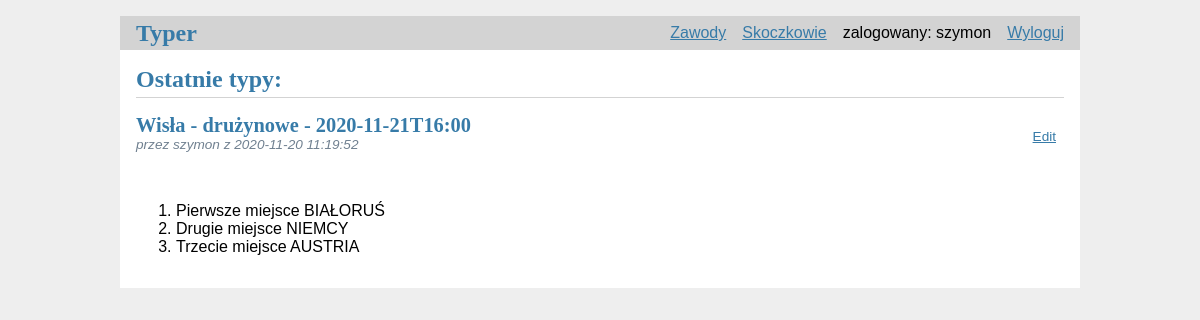
Page / (signed in) on the earlier database version.
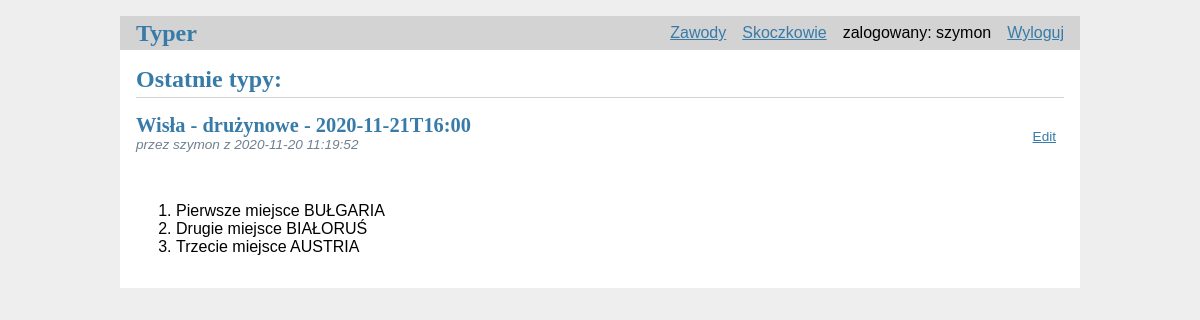
Same page on the later database version.
### tables this page shows
CREATE TABLE user(
    id INTEGER PRIMARY KEY AUTOINCREMENT,
    username TEXT UNIQUE NOT NULL,
    password TEXT NOT NULL,
    times_bet INTEGER NOT NULL DEFAULT 0,
    times_exact INTEGER NOT NULL DEFAULT 0,
    points INTEGER NOT NULL DEFAULT 0
);

CREATE TABLE bets(
    id INTEGER PRIMARY KEY AUTOINCREMENT,
    user_id INTEGER NOT NULL,
    created TIMESTAMP NOT NULL DEFAULT CURRENT_TIMESTAMP,
    first_place TEXT NOT NULL,
    second_place TEXT NOT NULL,
    third_place TEXT NOT NULL,
    tournament_id INTEGER NOT NULL,
    FOREIGN KEY (user_id) REFERENCES user (id),
    FOREIGN KEY (tournament_id) REFERENCES tournaments (id)
);

CREATE TABLE tournaments(
    id INTEGER PRIMARY KEY AUTOINCREMENT,
    place TEXT NOT NULL,
    type TEXT NOT NULL,
    date_time DATETIME NOT NULL,
    first_place TEXT NOT NULL DEFAULT "TBA",
    second_place TEXT NOT NULL DEFAULT "TBA",
    third_place TEXT NOT NULL DEFAULT "TBA",
    status TEXT NOT NULL
);

### flaskr/typer.py (the view)
@bp.route('/')
@login_required
def index():
    db = get_db()
    posts = db.execute(
        'SELECT p.id, p.first_place, p.second_place, p.third_place, created, user_id, username, tournament_id,'
        ' place, type, date_time, status FROM bets p'
        ' JOIN user u ON p.user_id = u.id'
        ' JOIN tournaments t ON p.tournament_id = t.id'
        ' ORDER BY created DESC'
    ).fetchall()
    check_for_duplicates()
    return render_template('typer/index.html', posts=posts, duplicate=check_for_duplicates())

### flaskr/auth.py (called while the page is built)
@bp.before_app_request
def load_logged_in_user():
    user_id = session.get('user_id')
    if user_id is None:
        g.user = None
    else:
        g.user = get_db().execute(
            'SELECT * FROM user WHERE id = ?', (user_id,)
        ).fetchone()

def login_required(view):
    @functools.wraps(view)
    def wrapped_view(**kwargs):
        if g.user is None:
            return redirect(url_for('auth.login'))
        return view(**kwargs)
    return wrapped_view

### flaskr/db.py (called while the page is built)
def get_db():
    if 'db' not in g:
        g.db = sqlite3.connect(
            current_app.config['DATABASE'],
            detect_types=sqlite3.PARSE_DECLTYPES
        )
        g.db.row_factory = sqlite3.Row
    return g.db

### flaskr/typer.py (called while the page is built)
def check_for_duplicates():
    if g.user['id'] is not None:
        current_tournament = get_db().execute(
            'SELECT id FROM tournaments WHERE status LIKE "następne"'
        ).fetchone()
        duplicate = get_db().execute(
            'SELECT * FROM bets WHERE user_id LIKE ? AND tournament_id LIKE ?',
            (g.user['id'], current_tournament['id'])
        ).fetchone()
    if duplicate is not None:
        return True
    return False

### flaskr/templates/typer/index.html (shortened to what this page needs)
{% extends 'base.html' %}
{% block header %}
    <h1>{% block title %}Ostatnie typy:{% endblock %}</h1>
{% endblock %}
{% block content %}
    {% for post in posts %}
        <article class="post">
            <header>
                <div>
                    <h1>{{ post['place'] }} - {{ post['type'] }} - {{ post['date_time'] }}</h1>
                    <div class="about">przez {{ post['username'] }} z {{ post['created'] }}</div>
                </div>
                {% if g.user['id'] == post['user_id'] and post['status'] != 'koniec' %}
                    <a class="action" href="{{ url_for('typer.update', id=post['id'])  }}">Edit</a>
                {% endif %}
            </header>
            <p class="body">
                <ol>
                    <li>Pierwsze miejsce {{ post['first_place'] }}</li>
                    <li>Drugie miejsce {{ post['second_place'] }}</li>
                    <li>Trzecie miejsce {{ post['third_place'] }}</li>
                </ol>
            </p>
        </article>
    {% endfor %}
{% endblock %}

### flaskr/templates/base.html (shortened to what this page needs)
<!doctype html>
<link rel="stylesheet" href="{{ url_for('static', filename='style.css') }}">
<nav>
    <h1><a href="{{ url_for('typer.index') }}">Typer</a></h1>
    <ul>
        {% if g.user %}
            <li><a href="{{ url_for('tournaments.tournaments') }}">Zawody</a></li>
            <li><a href="{{ url_for('jumpers.jumpers') }}">Skoczkowie</a></li>
            <li><span>zalogowany: {{ g.user['username'] }}</span></li>
            <li><a href="{{ url_for('auth.logout') }}">Wyloguj</a></li>
        {% else %}
            <li><a href="{{ url_for('auth.register') }}">Zarejestruj</a></li>
            <li><a href="{{ url_for('auth.login') }}">Zaloguj</a></li>
        {% endif %}
    </ul>
</nav>
<section class="content">
    <header>
        {% block header %}{% endblock %}
    </header>
    {% block content %}{% endblock %}
</section>

### flaskr/static/style.css (style rules this page uses)
h1 { font-family: serif; color: #377ba8; margin: 1rem 0; }
a { color: #377ba8; }
nav { background: lightgray; display: flex; align-items: center; padding: 0 0.5rem; }
nav h1 { flex: auto; margin: 0; }
nav h1 a { text-decoration: none; padding: 0.25rem 0.5rem; }
nav ul { display: flex; list-style: none; margin: 0; padding: 0; }
nav ul li a, nav ul li span, header .action { display: block; padding: 0.5rem; }
.content { padding: 0 1rem 1rem; }
.content > header { border-bottom: 1px solid lightgray; display: flex; align-items: flex-end; }
.content > header h1 { flex: auto; margin: 1rem 0 0.25rem 0; }
.post > header { display: flex; align-items: flex-end; font-size: 0.85em; }
.post > header > div:first-of-type { flex: auto; }
.post > header h1 { font-size: 1.5em; margin-bottom: 0; }
.post .about { color: slategray; font-style: italic; }
.post .body { white-space: pre-line; }
.content:last-child { margin-bottom: 0; }

Differences in the rows shown:
changed bets "BIAŁORUŚ": first_place "BIAŁORUŚ" → "BUŁGARIA"; second_place "NIEMCY" → "BIAŁORUŚ"
